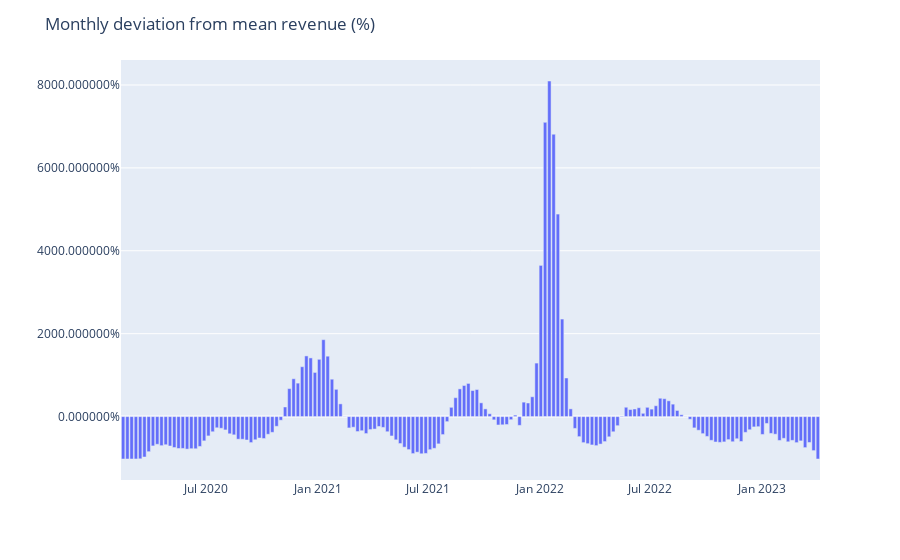

Notebook code for this chart:
### Code cell
fig = px.bar(weekly_z_score.new_confirmed)

fig.update_layout(
    yaxis_title="", 
    yaxis_tickformat = '%',
    xaxis_title="",
    title="Monthly deviation from mean revenue (%)",
    showlegend=False,
)
fig.show()

### Figure 1 — Plotly figure (JSON) as saved in the notebook; plotly's stock layout.template omitted (floating-point values rounded to 4 significant figures; data arrays with more than 128 entries replaced by an {"elided": "..."} marker saying what was removed)
{"data": [{"alignmentgroup": "True", "hovertemplate": "variable=new_confirmed<br>date=%{x}<br>value=%{y}<extra></extra>", "legendgroup": "new_confirmed", "marker": {"color": "#636efa", "pattern": {"shape": ""}}, "name": "new_confirmed", "offsetgroup": "new_confirmed", "orientation": "v", "showlegend": true, "textposition": "auto", "type": "bar", "x": {"elided": "164 str values"}, "xaxis": "x", "y": {"elided": "164 float values"}, "yaxis": "y"}], "layout": {"barmode": "relative", "legend": {"title": {"text": "variable"}, "tracegroupgap": 0}, "margin": {"t": 60}, "showlegend": false, "title": {"text": "Monthly deviation from mean revenue (%)"}, "xaxis": {"anchor": "y", "domain": [0, 1], "title": {"text": ""}}, "yaxis": {"anchor": "x", "domain": [0, 1], "tickformat": "%", "title": {"text": ""}}}}
